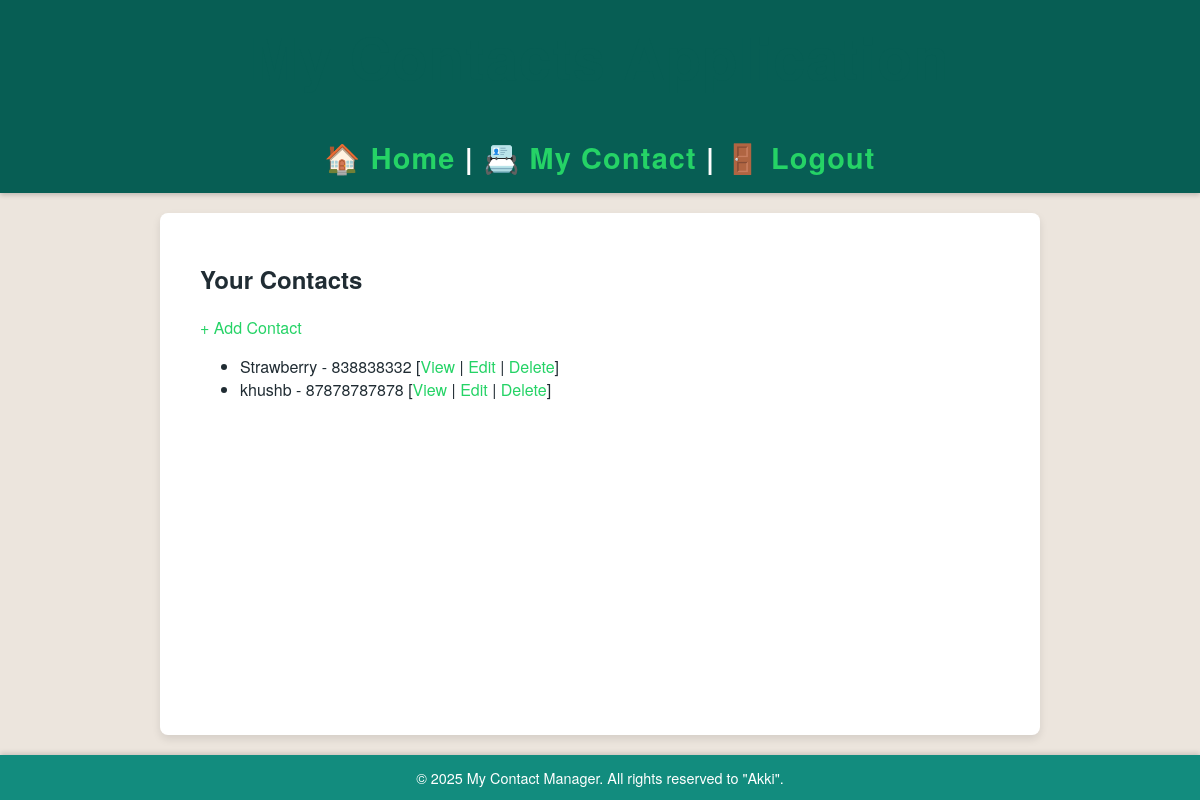
The app's page /contacts/ (signed in) with its own data.
### contacts/models.py (models this page shows, shortened)
class Contact(models.Model):
    user = models.ForeignKey(User, on_delete=models.CASCADE)
    name = models.CharField(max_length=100)
    phone = models.CharField(max_length=20)
    email = models.EmailField(blank=True)
    address = models.TextField(blank=True)

### contacts/views.py (the view)
# urls.py: path('', views.list_contacts, name='list'),                # <-- Use 'list' here!
@login_required
def list_contacts(request):
    contacts = Contact.objects.filter(user=request.user)
    return render(request, 'contacts/list.html', {'contacts': contacts})

### templates/contacts/list.html (shortened to what this page needs)
{% extends 'base.html' %}
{% block content %}
  <h2>Your Contacts</h2>
  <p><a href="{% url 'contacts:add_contact' %}">+ Add Contact</a></p>
  <ul>
    {% for contact in contacts %}
      <li>
        {{ contact.name }} - {{ contact.phone }}
        [<a href="{% url 'contacts:detail' contact.pk %}">View</a> |
         <a href="{% url 'contacts:edit_contact' contact.pk %}">Edit</a> |
         <a href="{% url 'contacts:delete_contact' contact.pk %}">Delete</a>]
      </li>
    {% empty %}
      <p>No contacts found.</p>
    {% endfor %}
  </ul>
{% endblock %}

### static/css/styles.css (style rules this page uses)
body { font-family: 'Helvetica Neue', Helvetica, Arial, sans-serif; background: #ece5dd; margin: 0; padding: 0; color: #202c33; min-height: 100vh; display: flex; flex-direction: column; }
a { color: #25d366; text-decoration: none; transition: color 0.3s ease; }

### records on screen
Contact: name "Strawberry", phone "838838332"
Contact: name "khushb", phone "87878787878"
